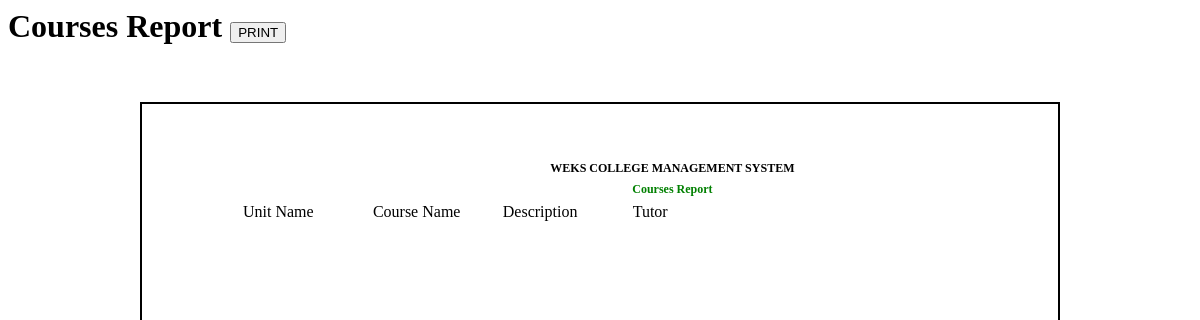
The app's page /units_report.php, older data.
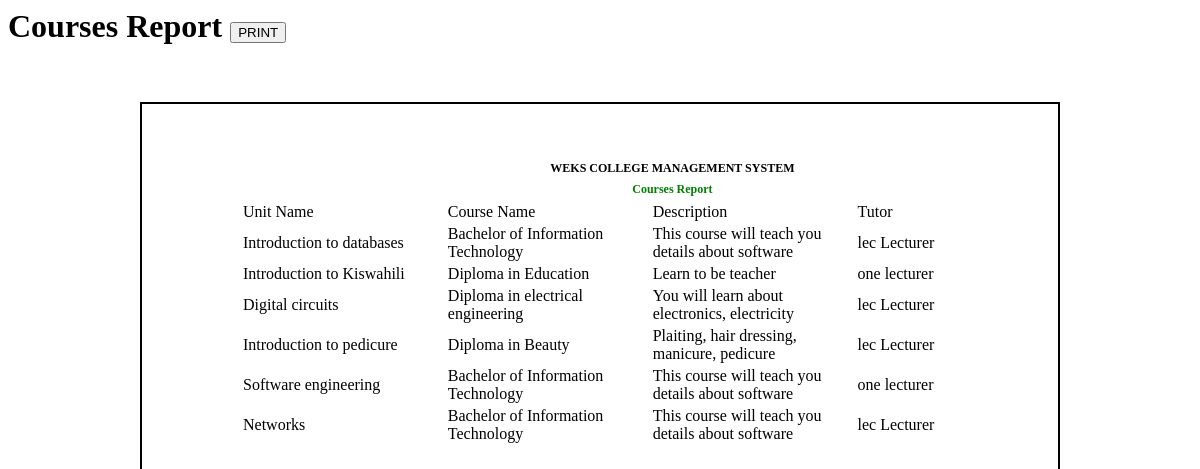
The same page, newer data.
### tables this page shows
CREATE TABLE `subjects` (
  `SUBJECT_ID` int(11) NOT NULL,
  `SUBJECT` varchar(100) NOT NULL,
  `FOR` int(10) DEFAULT NULL,
  `DESCRIPTION` text NOT NULL,
  `LECTURER` int(10) NOT NULL,
  `study_year` int(10) NOT NULL DEFAULT 1
);

CREATE TABLE `program` (
  `PROGRAM_ID` int(20) NOT NULL,
  `PROGRAM` varchar(255) NOT NULL,
  `DESCRIPTION` varchar(50) NOT NULL,
  `no_of_years` int(10) NOT NULL DEFAULT 1
);

CREATE TABLE `user` (
  `USER_ID` int(11) NOT NULL,
  `LASTNAME` varchar(30) NOT NULL,
  `FIRSTNAME` varchar(30) NOT NULL,
  `MIDDLE_NAME` varchar(100) NOT NULL,
  `USERNAME` varchar(100) NOT NULL,
  `USER_TYPE` varchar(15) NOT NULL,
  `ADDRESS` varchar(255) NOT NULL,
  `GENDER` varchar(10) NOT NULL,
  `DOB` date NOT NULL DEFAULT current_timestamp(),
  `EMAIL` varchar(100) NOT NULL,
  `PASSWORD` varchar(255) NOT NULL DEFAULT '0192023a7bbd73250516f069df18b500'
);

### units_report.php (the view, shortened to what this page needs)
          <h1 class="page-header">Courses Report      <button type="text" class="btn btn-info" onclick="printContent('stud')" >
    <i class="glyphicon glyphicon-print"></i>PRINT</button>
</h1>
          <div class="container">
          <div class="row">
		<br> <br>
       <div class="col-md-8" id="stud" style="padding:50px">
       <div style="margin-left:.5in;margin-right:.5in;margin-top:.1in;margin-bottom:.1in;line-height:1mm;">
       <table>
	<tr>
		<td style="width:20%;">
		</td>
		<td style="width:800px;font-size:12px;line-height:1mm;text-align:center" >
		<p><b>WEKS COLLEGE MANAGEMENT SYSTEM</b></p>
		<p style="padding:5px; font-weight: bold; color:green" >Courses Report</p>
		</td>
	</tr>
</table>
  <table id="students" class="table table-bordered" >
    <thead>
      <tr id="heads">
        <td style="width:20%">Unit Name</th>
          <td style="width:20%">Course Name</th>
        <td style="width:20%">Description</th>
        <td style="width:10%">Tutor</th>
      </tr>
    </thead>
    <tbody>
    <?php
    include 'db.php';
    $sql=  mysqli_query($conn, "SELECT * FROM subjects JOIN program on program.PROGRAM_ID=subjects.FOR join user on subjects.LECTURER=user.USER_ID");
    while($row = mysqli_fetch_assoc($sql)) {
    ?>
      <tr>
        <td><?php echo $row['SUBJECT'] ?></td>
        <td><?php echo $row['PROGRAM'] ?></td>
        <td><?php echo $row['DESCRIPTION'] ?></td>
        <td><?php echo $row['FIRSTNAME'] . ' '. $row['LASTNAME'] ?></td>
      <?php
    } mysqli_close($conn);
      ?>
    </tbody>
  </table>
</div>
</div>
</div>
 </div>

Row changes from the older to the newer data that the page shows:
added subjects: SUBJECT "Introduction to databases", FOR.PROGRAM "Bachelor of Information Technology", FOR.DESCRIPTION "This course will teach you details about software", LECTURER.FIRSTNAME "lec", LECTURER.LASTNAME "Lecturer"
added subjects: SUBJECT "Introduction to Kiswahili", FOR.PROGRAM "Diploma in Education", FOR.DESCRIPTION "Learn to be teacher", LECTURER.FIRSTNAME "one", LECTURER.LASTNAME "lecturer"
added subjects: SUBJECT "Digital circuits", FOR.PROGRAM "Diploma in electrical engineering", FOR.DESCRIPTION "You will learn about electronics, electricity", LECTURER.FIRSTNAME "lec", LECTURER.LASTNAME "Lecturer"
added subjects: SUBJECT "Introduction to pedicure", FOR.PROGRAM "Diploma in Beauty", FOR.DESCRIPTION "Plaiting, hair dressing, manicure, pedicure", LECTURER.FIRSTNAME "lec", LECTURER.LASTNAME "Lecturer"
added subjects: SUBJECT "Software engineering", FOR.PROGRAM "Bachelor of Information Technology", FOR.DESCRIPTION "This course will teach you details about software", LECTURER.FIRSTNAME "one", LECTURER.LASTNAME "lecturer"
added subjects: SUBJECT "Networks", FOR.PROGRAM "Bachelor of Information Technology", FOR.DESCRIPTION "This course will teach you details about software", LECTURER.FIRSTNAME "lec", LECTURER.LASTNAME "Lecturer"
